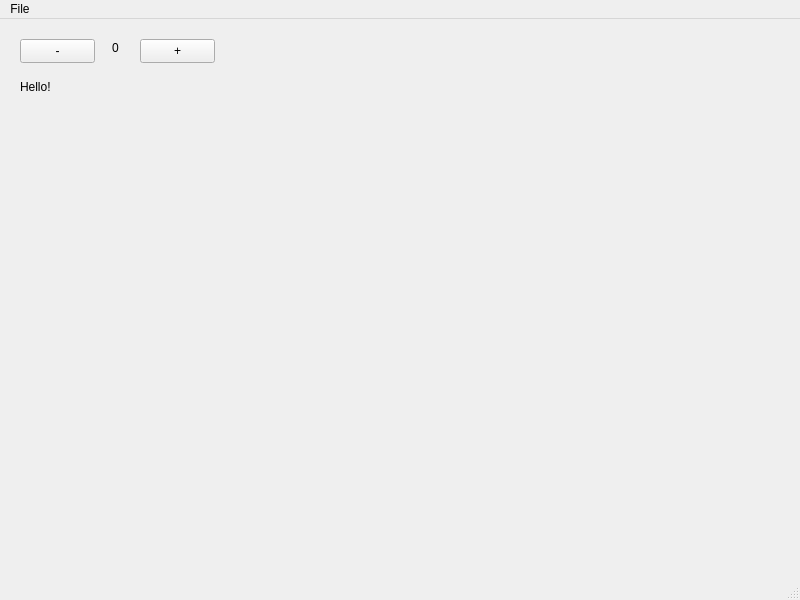
<?xml version="1.0" encoding="UTF-8"?>
<ui version="4.0">
 <class>MainWindow</class>
 <widget class="QMainWindow" name="MainWindow">
  <property name="geometry">
   <rect>
    <x>0</x>
    <y>0</y>
    <width>800</width>
    <height>600</height>
   </rect>
  </property>
  <property name="windowTitle">
   <string>MainWindow</string>
  </property>
  <widget class="QWidget" name="centralwidget">
   <widget class="QPushButton" name="button_minus">
    <property name="geometry">
     <rect>
      <x>20</x>
      <y>20</y>
      <width>75</width>
      <height>24</height>
     </rect>
    </property>
    <property name="text">
     <string>-</string>
    </property>
   </widget>
   <widget class="QPushButton" name="button_plus">
    <property name="geometry">
     <rect>
      <x>140</x>
      <y>20</y>
      <width>75</width>
      <height>24</height>
     </rect>
    </property>
    <property name="text">
     <string>+</string>
    </property>
   </widget>
   <widget class="QLabel" name="label_counter">
    <property name="geometry">
     <rect>
      <x>100</x>
      <y>20</y>
      <width>31</width>
      <height>16</height>
     </rect>
    </property>
    <property name="text">
     <string>0</string>
    </property>
    <property name="alignment">
     <set>Qt::AlignmentFlag::AlignBottom|Qt::AlignmentFlag::AlignHCenter</set>
    </property>
   </widget>
   <widget class="QLabel" name="label_hello">
    <property name="geometry">
     <rect>
      <x>20</x>
      <y>60</y>
      <width>49</width>
      <height>16</height>
     </rect>
    </property>
    <property name="text">
     <string>Hello!</string>
    </property>
   </widget>
  </widget>
  <widget class="QMenuBar" name="menubar">
   <property name="geometry">
    <rect>
     <x>0</x>
     <y>0</y>
     <width>800</width>
     <height>22</height>
    </rect>
   </property>
   <widget class="QMenu" name="menuFile">
    <property name="title">
     <string>File</string>
    </property>
    <addaction name="actionPop_up"/>
    <addaction name="actionExit"/>
   </widget>
   <addaction name="menuFile"/>
  </widget>
  <widget class="QStatusBar" name="statusbar"/>
  <action name="actionPop_up">
   <property name="text">
    <string>Pop-up</string>
   </property>
  </action>
  <action name="actionExit">
   <property name="text">
    <string>Exit</string>
   </property>
  </action>
 </widget>
 <resources/>
 <connections/>
</ui>
